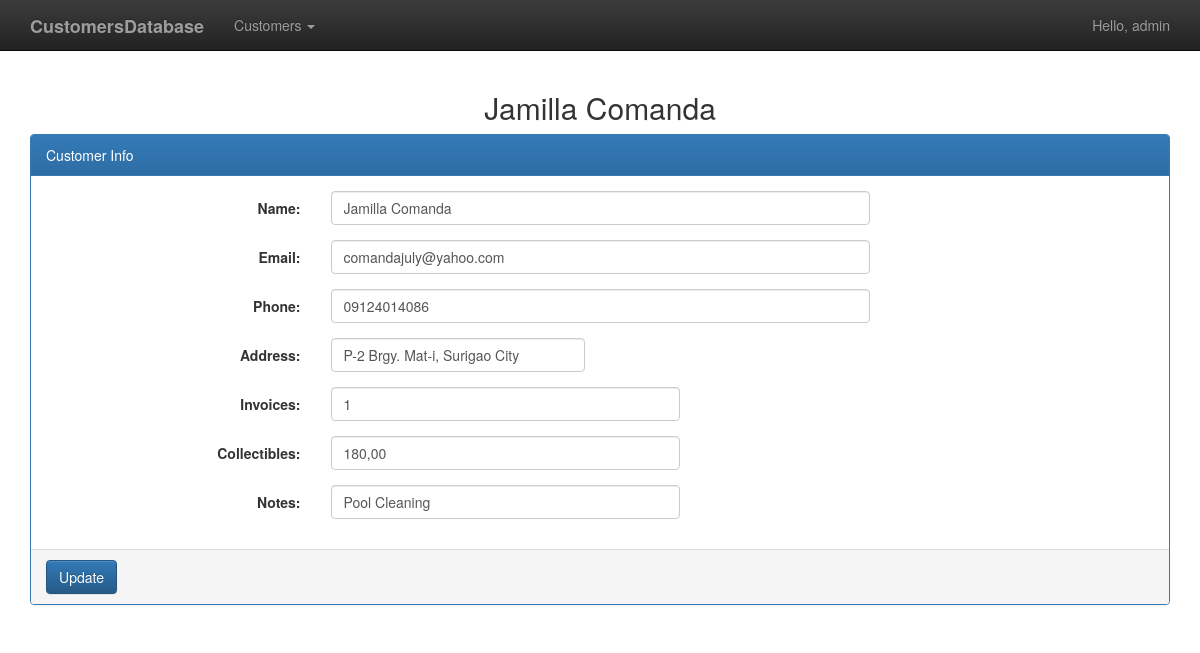
The page /customer/11/ (signed in) on the database its author committed.
### customers/models.py (models this page shows, shortened)
class Customer(models.Model):
    name = models.CharField(max_length=256)
    email = models.CharField(max_length=256, blank=True)
    phone = models.CharField(max_length=256, blank=True)
    address = models.CharField(max_length=256, blank=True)
    invoices = models.IntegerField()
    total_collectibles = models.DecimalField(decimal_places=2, max_digits=10)
    notes = models.CharField(max_length=500, blank=True)

### customers/views.py (the view)
# urls.py: path('customer/<int:customer_id>/', views.customer, name='customer'),
@login_required(login_url='login/')
def customer(request, customer_id):
    customer = get_object_or_404(Customer, pk=customer_id)
    context = {
        'title': "Customer info - %s" % customer.name,
        'customer': customer
    }
    return render(request, 'customer.html', context)

### customers/templates/customer.html (shortened to what this page needs)
{% extends 'base.html' %}
{% block content %}
{% if customer %}
<h2 class="text-center">{{ customer.name }}</h2>
<form method="POST" action="{% url 'update_customer' customer.id %}" name="customer" class="form-horizontal">
	<div class="panel panel-primary">
		<div class="panel-heading">Customer Info</div>
		<div class="panel-body">
			<div class="form-group">
				<label class="col-sm-3 control-label">Name:</label>
				<div class="col-sm-6">
					<input type="text" class="form-control" name="name" value="{{ customer.name }}" />
				</div>
			</div>
			<div class="form-group">
				<label class="col-sm-3 control-label">Email:</label>
				<div class="col-sm-6">
					<input type="text" class="form-control" name="email" value="{{ customer.email }}" />
				</div>
			</div>
			<div class="form-group">
				<label class="col-sm-3 control-label">Phone:</label>
				<div class="col-sm-6">
					<input type="text" class="form-control" name="phone" value="{{ customer.phone }}" />
				</div>
			</div>
			<div class="form-group">
				<label class="col-sm-3 control-label">Address:</label>
				<div class="col-sm-3">
					<input type="text" class="form-control" name="address" value="{{ customer.address }}" />
				</div>
			</div>
			<div class="form-group">
				<label class="col-sm-3 control-label">Invoices:</label>
				<div class="col-sm-4">
					<input type="text" class="form-control" name="invoices" value="{{ customer.invoices }}" />
				</div>
			</div>
			<div class="form-group">
				<label class="col-sm-3 control-label">Collectibles:</label>
				<div class="col-sm-4">
					<input type="text" class="form-control" name="total_collectibles" value="{{ customer.total_collectibles }}" />
				</div>
			</div>
			<div class="form-group">
				<label class="col-sm-3 control-label">Notes:</label>
				<div class="col-sm-4">
					<input type="text" class="form-control" name="notes" value="{{ customer.notes }}" />
				</div>
			</div>
		</div>
		<div class="panel-footer">
			<input type="submit" value="Update" class="btn btn-primary">
		</div>
	</div>
</form>
{% endif %}
{% endblock %}

### customers/templates/base.html (shortened to what this page needs)
{% load static %}
<!DOCTYPE HTML>
<html lang="en">
<head>
	<link rel="stylesheet" type="text/css" href="{% static 'bootstrap/css/bootstrap.min.css' %}">
	<link rel="stylesheet" type="text/css" href="{% static 'bootstrap/css/bootstrap-theme.min.css' %}">
	<link rel="stylesheet" type="text/css" href="{% static 'bootstrap-datepicker/css/bootstrap-datepicker.min.css' %}">
</head>
<body>
	<nav class="navbar navbar-inverse navbar-static-top">
		<div class="container">
			<div class="navbar-header">
				<a class="navbar-brand" href="{% url 'index' %}"><strong>CustomersDatabase</strong></a>
			</div>
			{% if user.is_authenticated %}
			<div class="collapse navbar-collapse">
				<ul class="nav navbar-nav">
					<li class="dropdown">
						<a href="#" class="dropdown-toggle" data-toggle="dropdown" role="button">Customers <span class="caret"></span></a>
					</li>
				</ul>
				<ul class="nav navbar-nav navbar-right">
					<li class="dropdown">
						<a href="#" class="dropdown-toggle" data-toggle="dropdown" role="button">Hello, {{ user.username }}</a>
					</li>
				</ul>
			</div>
			{% endif %}
		</div>
	</nav>
	<div class="container">
{% block content %}
{% endblock %}
	</div>
</body>
</html>

### rows shown on the page
Customer: name "Jamilla Comanda", email "comandajuly@yahoo.com", phone "09124014086", address "P-2 Brgy. Mat-i, Surigao City", invoices "1", total_collectibles "180,00", notes "Pool Cleaning"

### other values the page prints
{{ user.username }} "admin"
